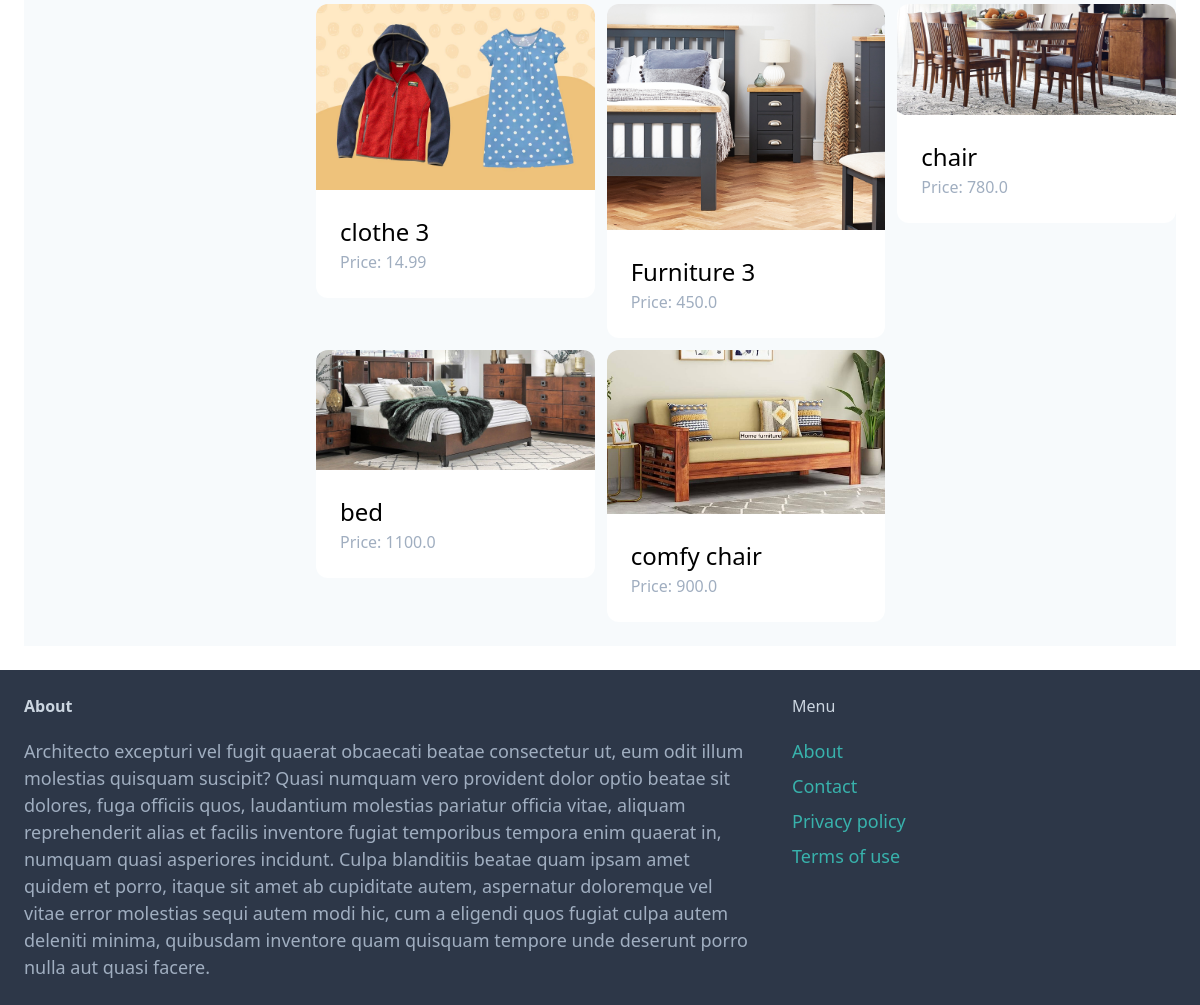
The page /item/ (lower part) on the database as committed earlier.
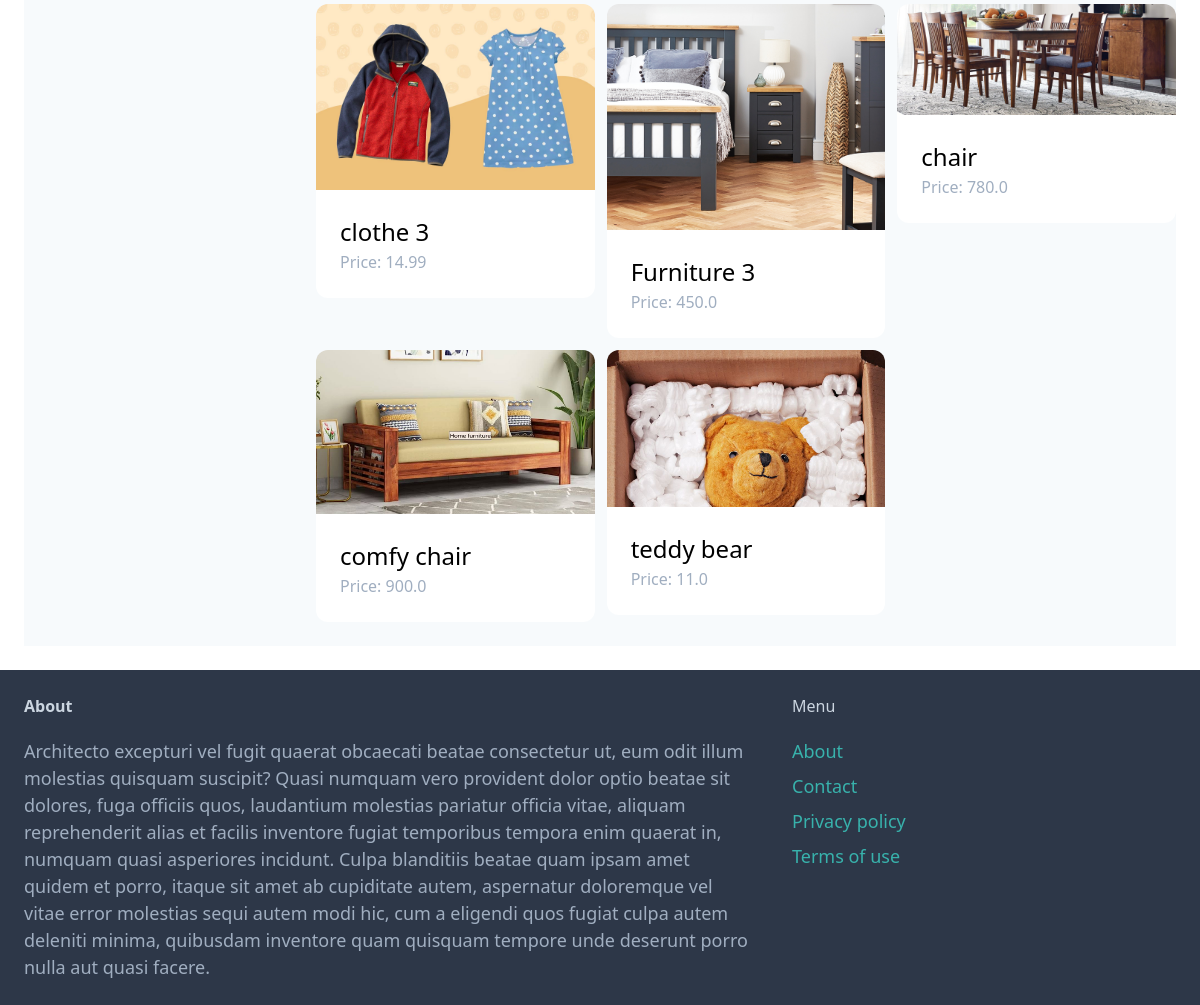
The same page on the database as committed later.
### item/models.py (models this page shows, shortened)
class Item(models.Model):
    category = models.ForeignKey(Category, related_name="items", on_delete=models.CASCADE)
    name = models.CharField(max_length=255)
    description = models.TextField(blank=True, null=True)
    price = models.FloatField()
    image = models.ImageField(upload_to="item_images", blank=True, null=True)
    is_sold = models.BooleanField(default=False)
    created_by = models.ForeignKey(User, related_name="items", on_delete=models.CASCADE)
    created_at = models.DateTimeField(auto_now_add=True)

### item/views.py (the view)
# urls.py: path("", views.browse, name="browse"),
def browse(request):
    items = Item.objects.filter(is_sold=False)
    query = request.GET.get("query", "")
    categories = Category.objects.all()
    category_id = request.GET.get("category", 0)
    if category_id:
        items = items.filter(category_id=category_id)
    if query:
        items = items.filter(Q(name__icontains=query) | Q(description__icontains=query))
    return render(request, "browse.html", {"items":items,
                                           "query":query,
                                           "categories":categories,
                                           "category_id": int(category_id)})

### templates/browse.html (shortened to what this page needs)
{% extends "base.html" %}
{% block content %}
    <div class="pb-6 grid grid-cols-4 gap-4 bg-gray-100">
        <div class="col-span-1">
        </div>
        <div class="col-span-3">
            <div class="grid grid-cols-3 gap-3">
                {% for item in items %}
                        <div>
                                <a href="{% url "item:detail"  item.id %}">
                                        <div>
                                                <img src="{{ item.image.url }}" class="rounded-t-xl">
                                        </div>
                                        <div class="p-6 bg-white rounded-b-xl">
                                                <h2 class="text-2xl">{{ item.name }}</h2>
                                                <p class="text-gray-500">Price: {{ item.price }}</p>
                                        </div>
                                </a>
                        </div>
                {% endfor %}
            </div>
        </div>
    </div>
{% endblock %}

Rows that differ between the two databases and show on the page:
removed Item: image (picture), name "bed", price "1100.0"
added Item: image (picture), name "teddy bear", price "11.0"
